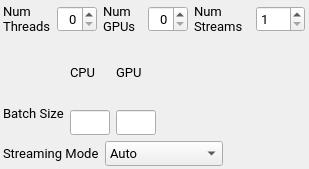
                   <widget class="QWidget" name="scrollAreaWidgetContents_9">
                    <property name="geometry">
                     <rect>
                      <x>0</x>
                      <y>0</y>
                      <width>309</width>
                      <height>169</height>
                     </rect>
                    </property>
                    <layout class="QVBoxLayout" name="verticalLayout_52">
                     <property name="leftMargin">
                      <number>3</number>
                     </property>
                     <property name="topMargin">
                      <number>3</number>
                     </property>
                     <property name="rightMargin">
                      <number>4</number>
                     </property>
                     <property name="bottomMargin">
                      <number>3</number>
                     </property>
                     <item>
                      <layout class="QVBoxLayout" name="verticalLayout_51">
                       <item>
                        <layout class="QHBoxLayout" name="horizontalLayout_29">
                         <item>
                          <widget class="QLabel" name="lbl_numthreads">
                           <property name="font">
                            <font>
                             <family>Roboto</family>
                             <pointsize>10</pointsize>
                            </font>
                           </property>
                           <property name="text">
                            <string>Num Threads</string>
                           </property>
                           <property name="wordWrap">
                            <bool>true</bool>
                           </property>
                          </widget>
                         </item>
                         <item>
                          <widget class="QSpinBox" name="spinBox_numThreads">
                           <property name="maximumSize">
                            <size>
                             <width>40</width>
                             <height>16777215</height>
                            </size>
                           </property>
                           <property name="font">
                            <font>
                             <family>Roboto</family>
                             <pointsize>10</pointsize>
                            </font>
                           </property>
                           <property name="alignment">
                            <set>Qt::AlignRight|Qt::AlignTrailing|Qt::AlignVCenter</set>
                           </property>
                          </widget>
                         </item>
                         <item>
                          <layout class="QHBoxLayout" name="horizontalLayout_35">
                           <item>
                            <widget class="QLabel" name="lbl_numgpus">
                             <property name="font">
                              <font>
                               <family>Roboto</family>
                               <pointsize>10</pointsize>
                              </font>
                             </property>
                             <property name="text">
                              <string>Num GPUs</string>
                             </property>
                             <property name="wordWrap">
                              <bool>true</bool>
                             </property>
                            </widget>
                           </item>
                           <item>
                            <widget class="QSpinBox" name="spinBox_numGPUs">
                             <property name="maximumSize">
                              <size>
                               <width>40</width>
                               <height>16777215</height>
                              </size>
                             </property>
                             <property name="font">
                              <font>
                               <family>Roboto</family>
                               <pointsize>10</pointsize>
                              </font>
                             </property>
                             <property name="alignment">
                              <set>Qt::AlignRight|Qt::AlignTrailing|Qt::AlignVCenter</set>
                             </property>
                            </widget>
                           </item>
                           <item>
                            <widget class="QLabel" name="label_53">
                             <property name="font">
                              <font>
                               <family>Roboto</family>
                               <pointsize>10</pointsize>
                              </font>
                             </property>
                             <property name="text">
                              <string>Num Streams</string>
                             </property>
                             <property name="wordWrap">
                              <bool>true</bool>
                             </property>
                            </widget>
                           </item>
                           <item>
                            <widget class="QSpinBox" name="spinBox_numStreams">
                             <property name="font">
                              <font>
                               <family>Roboto</family>
                               <pointsize>10</pointsize>
                              </font>
                             </property>
                             <property name="minimum">
                              <number>1</number>
                             </property>
                             <property name="maximum">
                              <number>999</number>
                             </property>
                            </widget>
                           </item>
                          </layout>
                         </item>
                         <item>
                          <spacer name="horizontalSpacer_11">
                           <property name="font">
                            <font>
                             <family>Roboto</family>
                            </font>
                           </property>
                           <property name="orientation">
                            <enum>Qt::Horizontal</enum>
                           </property>
                           <property name="sizeHint" stdset="0">
                            <size>
                             <width>40</width>
                             <height>20</height>
                            </size>
                           </property>
                          </spacer>
                         </item>
                         <item>
                          <spacer name="horizontalSpacer_10">
                           <property name="font">
                            <font>
                             <family>Roboto</family>
                            </font>
                           </property>
                           <property name="orientation">
                            <enum>Qt::Horizontal</enum>
                           </property>
                           <property name="sizeHint" stdset="0">
                            <size>
                             <width>40</width>
                             <height>20</height>
                            </size>
                           </property>
                          </spacer>
                         </item>
                         <item>
                          <spacer name="horizontalSpacer_2">
                           <property name="font">
                            <font>
                             <family>Roboto</family>
                            </font>
                           </property>
                           <property name="orientation">
                            <enum>Qt::Horizontal</enum>
                           </property>
                           <property name="sizeHint" stdset="0">
                            <size>
                             <width>40</width>
                             <height>20</height>
                            </size>
                           </property>
                          </spacer>
                         </item>
                        </layout>
                       </item>
                       <item>
                        <layout class="QHBoxLayout" name="horizontalLayout_61">
                         <item>
                          <layout class="QVBoxLayout" name="verticalLayout_53">
                           <item>
                            <widget class="QLabel" name="label_44">
                             <property name="font">
                              <font>
                               <family>Roboto</family>
                              </font>
                             </property>
                             <property name="text">
                              <string/>
                             </property>
                            </widget>
                           </item>
                           <item>
                            <widget class="QLabel" name="label_39">
                             <property name="font">
                              <font>
                               <family>Roboto</family>
                               <pointsize>10</pointsize>
                              </font>
                             </property>
                             <property name="text">
                              <string>Batch Size</string>
                             </property>
                            </widget>
                           </item>
                          </layout>
                         </item>
                         <item>
                          <layout class="QVBoxLayout" name="verticalLayout_54">
                           <item>
                            <widget class="QLabel" name="label_40">
                             <property name="font">
                              <font>
                               <family>Roboto</family>
                               <pointsize>10</pointsize>
                              </font>
                             </property>
                             <property name="layoutDirection">
                              <enum>Qt::LeftToRight</enum>
                             </property>
                             <property name="text">
                              <string>CPU</string>
                             </property>
                            </widget>
                           </item>
                           <item>
                            <widget class="QLineEdit" name="lineEdit_batchCPU">
                             <property name="maximumSize">
                              <size>
                               <width>40</width>
                               <height>16777215</height>
                              </size>
                             </property>
                             <property name="font">
                              <font>
                               <family>Roboto</family>
                               <pointsize>10</pointsize>
                              </font>
                             </property>
                             <property name="layoutDirection">
                              <enum>Qt::LeftToRight</enum>
                             </property>
                            </widget>
                           </item>
                          </layout>
                         </item>
                         <item>
                          <layout class="QVBoxLayout" name="verticalLayout_55">
                           <item>
                            <widget class="QLabel" name="label_42">
                             <property name="font">
                              <font>
                               <family>Roboto</family>
                               <pointsize>10</pointsize>
                              </font>
                             </property>
                             <property name="layoutDirection">
                              <enum>Qt::LeftToRight</enum>
                             </property>
                             <property name="text">
                              <string>GPU</string>
                             </property>
                            </widget>
                           </item>
                           <item>
                            <widget class="QLineEdit" name="lineEdit_batchGPU">
                             <property name="maximumSize">
                              <size>
                               <width>40</width>
                               <height>16777215</height>
                              </size>
                             </property>
                             <property name="font">
                              <font>
                               <family>Roboto</family>
                               <pointsize>10</pointsize>
                              </font>
                             </property>
                             <property name="layoutDirection">
                              <enum>Qt::LeftToRight</enum>
                             </property>
                            </widget>
                           </item>
                          </layout>
                         </item>
                         <item>
                          <spacer name="horizontalSpacer_9">
                           <property name="font">
                            <font>
                             <family>Roboto</family>
                            </font>
                           </property>
                           <property name="orientation">
                            <enum>Qt::Horizontal</enum>
                           </property>
                           <property name="sizeHint" stdset="0">
                            <size>
                             <width>40</width>
                             <height>20</height>
                            </size>
                           </property>
                          </spacer>
                         </item>
                        </layout>
                       </item>
                       <item>
                        <layout class="QHBoxLayout" name="horizontalLayout_44">
                         <item>
                          <widget class="QLabel" name="label_60">
                           <property name="font">
                            <font>
                             <family>Roboto</family>
                             <pointsize>10</pointsize>
                            </font>
                           </property>
                           <property name="text">
                            <string>Streaming Mode</string>
                           </property>
                          </widget>
                         </item>
                         <item>
                          <widget class="QComboBox" name="comboBox_streamMode">
                           <property name="maximumSize">
                            <size>
                             <width>135</width>
                             <height>16777215</height>
                            </size>
                           </property>
                           <property name="font">
                            <font>
                             <family>Roboto</family>
                             <pointsize>10</pointsize>
                            </font>
                           </property>
                           <item>
                            <property name="text">
                             <string>Auto</string>
                            </property>
                           </item>
                           <item>
                            <property name="text">
                             <string>Single Transfer</string>
                            </property>
                           </item>
                           <item>
                            <property name="text">
                             <string>Streaming</string>
                            </property>
                           </item>
                          </widget>
                         </item>
                         <item>
                          <spacer name="horizontalSpacer">
                           <property name="font">
                            <font>
                             <family>Roboto</family>
                            </font>
                           </property>
                           <property name="orientation">
                            <enum>Qt::Horizontal</enum>
                           </property>
                           <property name="sizeHint" stdset="0">
                            <size>
                             <width>40</width>
                             <height>20</height>
                            </size>
                           </property>
                          </spacer>
                         </item>
                        </layout>
                       </item>
                      </layout>
                     </item>
                    </layout>
                   </widget>
